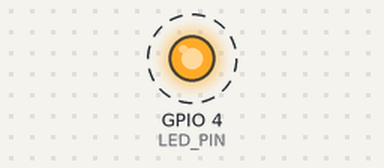
A program run on a simulated Raspberry Pi (BCM pin numbers). Parts: output pins drawn as LEDs (lit = HIGH). Dashed ring = blinking. What the program prints to the terminal is not drawn. At 20.0 s the program stops and its outputs stay as they are.

Above: at 0.5 s.
Timing chart, 0 to 4.6 s (numbered marks = the images above):
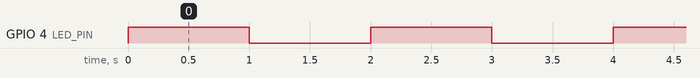

The program:

led_blink.py
```python
import RPi.GPIO as GPIO
import time

LED_PIN = 4

GPIO.setmode(GPIO.BCM)
GPIO.setup(LED_PIN, GPIO.OUT)


for i in range(10):
    GPIO.output(LED_PIN, GPIO.HIGH)
    print("led on")
    time.sleep(1)

    GPIO.output(LED_PIN, GPIO.LOW)
    print("led off")
    time.sleep(1)

GPIO.cleanup()
```

Measured:
- by itself, GPIO 4 (LED_PIN): alternates HIGH for 1.0 s and LOW for 1.0 s, 20 changes in all, then stays LOW
